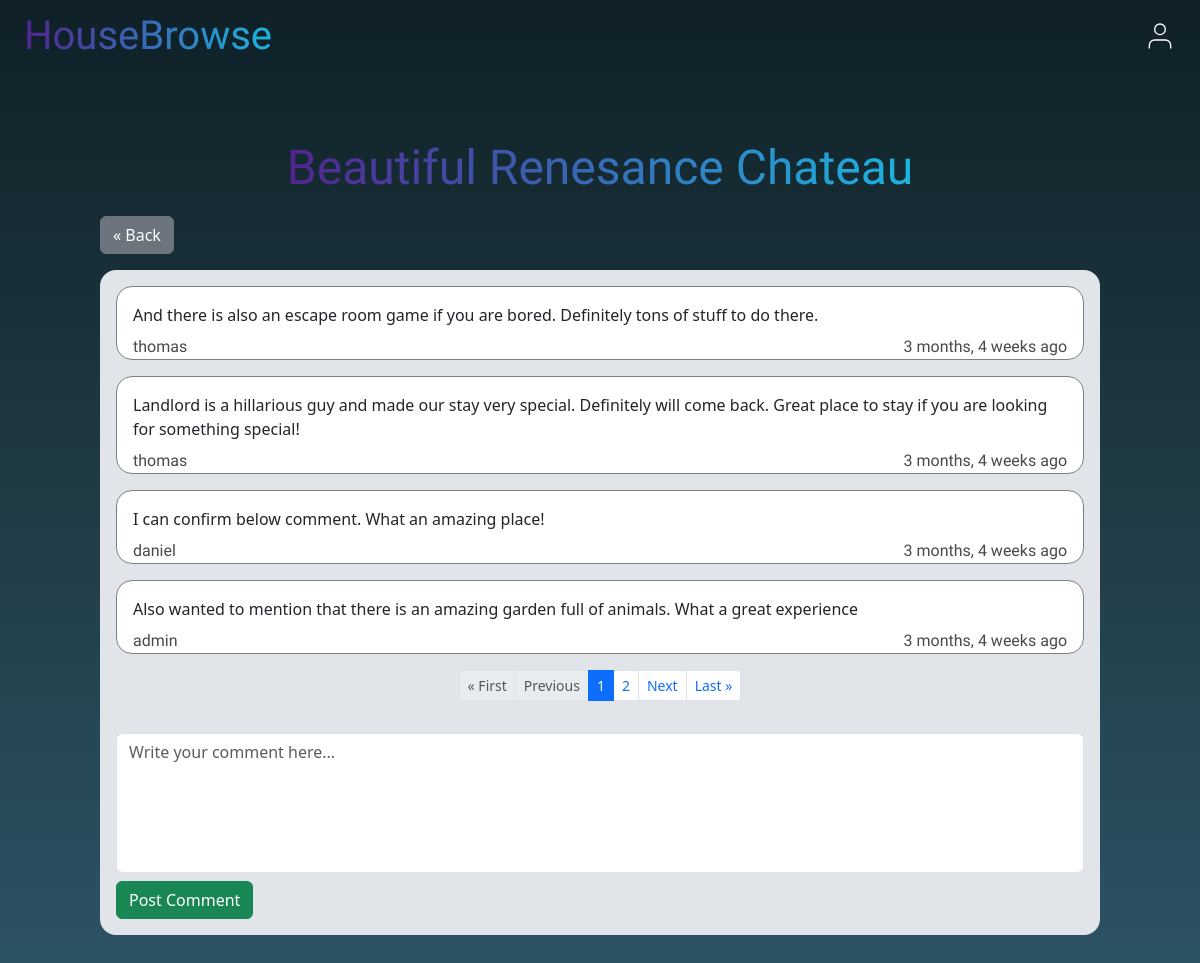
Page /comments/27 (signed in) on the committed database.
### booking/models.py (models this page shows, shortened)
class Comment(models.Model):
    comment = models.TextField(max_length=300, null=True)
    user = models.ForeignKey(User, null=True, on_delete=models.CASCADE, related_name="user")
    listing = models.ForeignKey(Listing, null=True, on_delete=models.CASCADE, related_name="listing")
    timestamp = models.DateTimeField(auto_now_add=True, null=True)

class User(AbstractUser):
    def __str__(self):
        return f"{self.username}"

### booking/views.py (the view, shortened to what this page needs)
# urls.py: path("comments/<int:listing_id>", views.comments_view, name="comments"),
def comments_view(request, listing_id):
    listing = Listing.objects.get(id=listing_id)
    comments_desc = Comment.objects.filter(listing__id=listing_id).order_by("-timestamp")
    paginator = Paginator(comments_desc, 4)
    page = request.GET.get('page')
    comments = paginator.get_page(page)
    comment_form = PostComment()
    if request.method == "GET":
        return render(request, "booking/comments.html", {
            "listing": listing,
            "comments": comments,
            "comment_form": comment_form
        })

### booking/forms.py
class PostComment(ModelForm):
    class Meta:
        model = Comment
        fields = ("comment",)
        labels = {"comment": '',}
        widgets = {"comment": forms.Textarea(attrs={'class': 'form-control', 'placeholder': 'Write your comment here...', 'style':'resize:none;'})}

### booking/templates/booking/comments.html (shortened to what this page needs)
{% extends "booking/base.html" %}
{% load static %}
{% block body %}
<div class="comments_container">
    <h1 class="heading" style="font-size: max(4vw, 40px);">{{ listing.title }}</h1><br/>
    <div class="back_to_detail">
        <a href="{% url 'booking:detail' listing.id %}"><button class="btn btn-secondary">&laquo Back</button></a>
    </div>
    <div class="comments_window">
        {% if comments %}
            {% for comment in comments %}
                <div class="comments">
                    <div class="comment">
                        {{ comment.comment }}
                    </div>
                    <div class="comment_creator">
                            <div>{{ comment.user}}</div>
                            <div>{{ comment.timestamp| timesince }} ago</div>
                    </div>
                </div>
            {% endfor %}
        {% endif %}
        <div class="paginator">
            <nav aria-label="Page navigation">
                <ul class="pagination justify-content center pagination-sm">
                    {% if comments.has_previous %}
                        <li class="page-item"><a class="page-link" href="?page=1">&laquo First</a></li>
                        <li class="page-item"><a class="page-link" href="?page={{ comments.previous_page_number }}">Previous</a></li>
                    {% else %}
                        <li class="page-item disabled"><a class="page-link" href="#">&laquo First</a></li>
                        <li class="page-item disabled"><a class="page-link" href="#">Previous</a></li>
                    {% endif %}
                    {% for i in comments.paginator.page_range %}
                        {% if comments.number == i %}
                            <li class="page-item active"><span class="page-link">{{ i }}</span></li>
                        {% elif i > comments.number|add:'-3' and i < comments.number|add:'3' %}
                            <li class="page-item"><a class="page-link" href="?page={{ i }}">{{ i }}</a></li>
                        {% endif %}
                    {% endfor %}
                    {% if comments.has_next %}
                        <li class="page-item"><a class="page-link" href="?page={{ comments.next_page_number }}">Next</a></li>
                        <li class="page-item"><a class="page-link" href="?page={{ comments.paginator.num_pages }}">Last &raquo</a></li>
                    {% else %}
                        <li class="page-item disabled"><a class="page-link" href="#">Next</a></li>
                        <li class="page-item disabled"><a class="page-link" href="#">Last &raquo</a></li>
                    {% endif %}
                </ul>
            </nav>
        </div>
            {% if request.user.is_authenticated %}
                <form action="" method="POST">
                    <div class="add_comment">
                        {{ comment_form }}
                    </div>
                    <div class="comment_submit_section">
                        <button class="btn btn-success" type="submit" name="sub_comment" value="sub_comment">Post Comment</button>
                    </div>
                </form>
            {% else %}
                <div>&raquo <a href="{% url 'booking:login' %}">Log-in </a> to add comments..</div>
            {% endif %}
    </div>
</div>
{% endblock %}

### booking/static/booking/styles.css (style rules this page uses)
body { min-height: 100vh; width: 100%; min-width: 360px; background-attachment: fixed; background: linear-gradient(to bottom, #0f2027, #203a43, #2c5364); }
.heading { background-image: linear-gradient(to right, #52248f, #1cb5e0); background-clip: text; -webkit-background-clip: text; color: transparent; font-family: 'Josefin Sans', sans-serif; margin: 0; padding: 0; line-height: 1; }
a, a:hover { text-decoration: none; transition: color 0.3s ease-in-out; }
.back_to_detail { width: 100%; max-width: 1000px; display: flex; padding: 0 0 1rem 0; align-self: center; }
.comments_container { width: 95%; margin: auto; display: flex; flex-direction: column; align-items: center; padding: 2rem 0; }
.comment { border-radius: 1rem; padding: 0.5rem; }
.comments_window { display: flex; flex-direction: column; width: 100%; max-width: 1000px; border-radius: 1rem 1rem 1rem 1rem; background-color: #e1e5ea; padding: 1rem; gap: 1rem; }
.add_comment { display: flex; width: 100%; height: calc(100px + 5vh); }
.comment_submit_section { padding-top: 0.5rem; }
.comments { width: 100%; border: 1px solid grey; border-radius: 1rem; padding: 0.5rem 0.5rem 0 0.5rem; display: flex; flex-direction: column; justify-content: space-between; background-color: white; }
.comment { display: flex; }
.comment_creator { display: flex; justify-content: space-between; color: #48494B; font-family: 'Baloo 2'; padding: 0 0.5rem 0 0.5rem; }
.paginator { display: flex; justify-content: center; gap: 0.5rem; }

### rows in the picture
Comment: comment "And there is also an escape room game if you are bored. Definitely tons of stuff to do there.", user "thomas", timestamp "3 months, 4 weeks"
Comment: comment "Landlord is a hillarious guy and made our stay very special. Definitely will come back. Great place to stay if you are looking for something special!", user "thomas", timestamp "3 months, 4 weeks"
Comment: comment "I can confirm below comment. What an amazing place!", user "daniel", timestamp "3 months, 4 weeks"
Comment: comment "Also wanted to mention that there is an amazing garden full of animals. What a great experience", user "admin", timestamp "3 months, 4 weeks"

### other values in the picture
{{ i }} "1"
{{ i }} "2"
